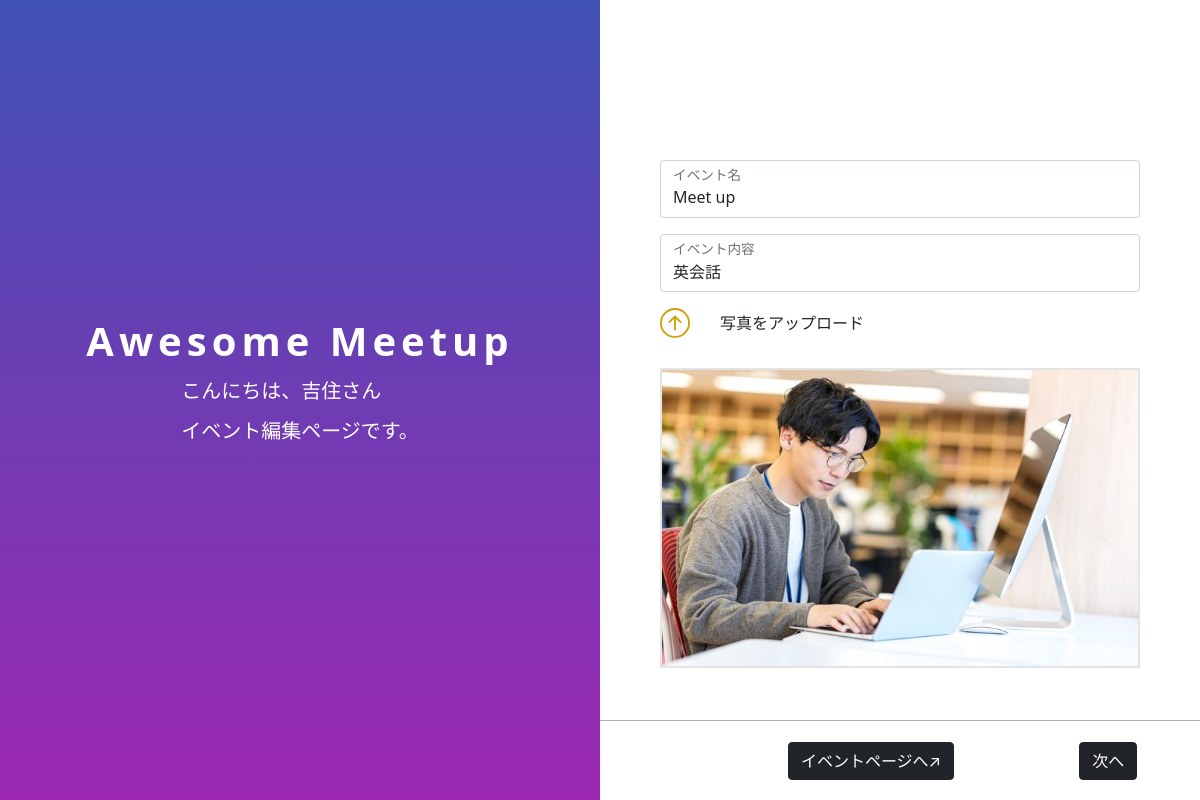
Screenshot of /event_edit.php?id=8 (signed in) with the database file from the repository.
### tables this page shows
CREATE TABLE `events` (
  `id` int(11) NOT NULL AUTO_INCREMENT,
  `user_id` int(11) NOT NULL,
  `name` varchar(50) NOT NULL,
  `content` varchar(255) NOT NULL,
  `place` varchar(50) NOT NULL,
  `day` varchar(50) NOT NULL,
  `time` varchar(50) NOT NULL,
  `participants` int(11) NOT NULL,
  `type` varchar(50) NOT NULL,
  `image` varchar(255) DEFAULT NULL,
  `created_at` timestamp NOT NULL DEFAULT CURRENT_TIMESTAMP ON UPDATE CURRENT_TIMESTAMP,
  PRIMARY KEY (`id`),
  KEY `user_id` (`user_id`),
  CONSTRAINT `events_ibfk_1` FOREIGN KEY (`user_id`) REFERENCES `users` (`id`)
);

### filters/LoginFilter.php (called while the page is built, shortened)
<?php
  $login_user = $_SESSION["login_user"];

### models/Event.php (called while the page is built, shortened)
<?php
 class Event extends Model
 {
     public static function find($id)
     {
         try {
             $pdo = self::get_connection();
             $stmt = $pdo->prepare('select * from events where id=:id');
            $stmt->bindParam(':id', $id, PDO::PARAM_INT);
            $stmt->execute();
            $stmt->setFetchMode(PDO::FETCH_CLASS | PDO::FETCH_PROPS_LATE, 'Event');
            $event = $stmt->fetch();
             return $event;
         } catch (PDOException $e) {
             return 'PDO exception: '.$e->getMessage();
         }
     }
 }

### views/event_edit_view.php (the view, shortened to what this page needs)
<!DOCTYPE html>
<html lang="ja">
   <head>
      <link href="https://cdn.jsdelivr.net/npm/bootstrap@5.0.0-beta1/dist/css/bootstrap.min.css" rel="stylesheet">
      <link rel="stylesheet" href="css/event_create.css">
      <link rel="stylesheet" href="css/reset.css">
   </head>
   <body>
      <div id="wrapper" class="d-grid">
         <section id="edit_backColor"class="content">
            <h1>Awesome&nbsp;<span>Meetup</span></h1>
            <div class="section_info">
               <p>こんにちは、<?= $login_user->name ?>さん</p>
               <p>イベント編集ページです。</p>
            </div>
         </section>
         <section class="forms position-relative">
            <form action="event_update.php" method="POST" enctype="multipart/form-data">
               <div class="form form1 current">
                  <div class="form-floating mb-3">
                    <input type="text"name="name" value="<?=$event->name?>" class="form-control" id="floatingInput" placeholder="イベント名">
                    <label for="floatingInput">イベント名</label>
                  </div>
                  <div class="form-floating mb-3">
                    <input type="textarea" name="content" value="<?=$event->content?>" class="form-control" id="floatingInput" placeholder="イベント内容">
                    <label for="floatingInput">イベント内容</label>
                  </div>
                  <div class="label d-flex">
                  <label class="file_label">
                  </label>
                  <p id="file_desc">写真をアップロード</p>
                  </div>
                  <img src="upload/<?=$event->image?>" class="icon" id="result">
               </div>
               <ul class="d-flex btn_wrapper">
                  <li><a class="btn btn-dark" href="event_show.php?id=<?=$event->id?>">イベントページへ&#8599;</a></li>
                  <li><a class="next btn btn-dark" href="#">次へ</a></li>
               </ul>
           </form>
          </section>
         </div>
   </body>
</html>

### css/event_create.css (style rules this page uses)
html, body { height: 100%; }
#wrapper { grid-template-columns: 1fr 1fr; width: 100%; height: 100%; }
#wrapper .content { color: white; background-image: linear-gradient(to bottom, #d2235f, #673ab7); align-items: center; display: flex; justify-content: center; flex-direction: column; }
#wrapper .content h1 { font-size: 40px; font-weight: 600; line-height: 1px; margin-bottom: 40px; letter-spacing: 5px; }
#wrapper .content .section_info p { font-size: 20px; margin-bottom: 20px; }
#wrapper .forms .form { position: absolute; right: 0; left: 0; width: 80%; margin: 0 auto; top: 20%; }
#wrapper .forms .form .label { align-items: center; }
#wrapper .forms .form .label .file_label { color: #d29f08; margin-right: 30px; }
#wrapper .forms .form #result { margin-top: 30px; width: 100%; height: 300px; border: 2px solid #9e9e9e47; }
#wrapper .forms .d-flex.btn_wrapper { position: absolute; bottom: 0px; justify-content: space-around; align-items: center; width: 100%; height: 80px; border-top: 1px solid #71717191; }
#edit_backColor { background-image: linear-gradient(to bottom, #3f51b5, #9c27b0) !important; }

### rows the page displays
events: name "Meet up", content "英会話", image (picture)

### other values shown
$login_user->name "吉住"
